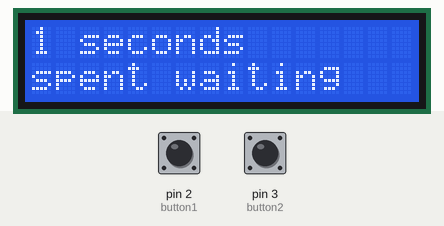
Recording of a sketch running on a simulated Arduino Uno, built with avr-gcc and run on an emulated ATmega328P. On the bench: 16×2 character LCD. The test bench sets the inputs (shaded band); at power-on: pin 2 (button1) LOW, pin 3 (button2) LOW.

Above: at 2.2 s.
2.3 s: pin 2 (button1) pulled HIGH for 0.15 s
At 2.9 s:
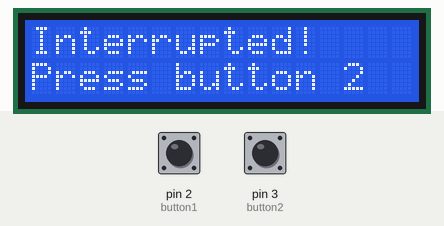
3.9 s: pin 3 (button2) pulled HIGH for 0.15 s
At 4.7 s:
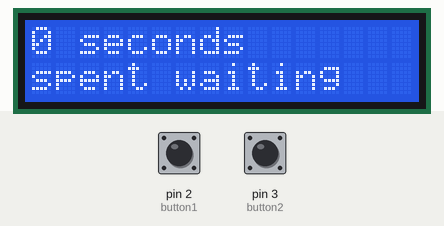
7.0 s: pin 2 (button1) pulled HIGH for 1 s
At 7.6 s:
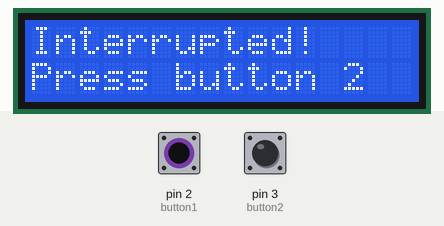
9.5 s: pin 3 (button2) pulled HIGH for 1 s
At 12.3 s:
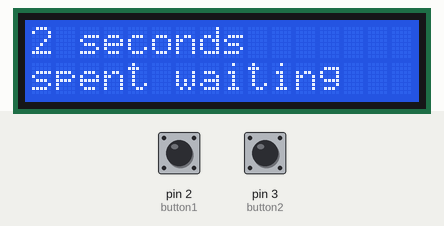
13.5 s: pin 2 (button1) pulled HIGH for 3.2 s
At 14.4 s:
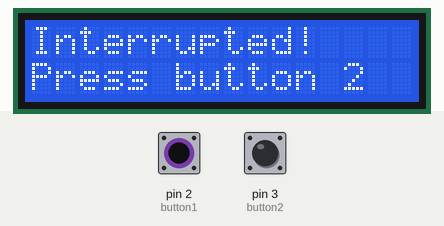
Timing chart, 0 to 16.5 s (numbered marks = the images above; inputs shaded):
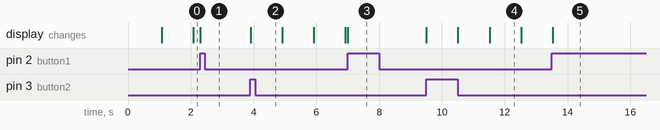

The sketch:

CS362_Lab8.ino
```cpp
//Gina Gerace, 664765515, ggerac3
//Lab 8: Arduino Interrupts
//This code shold use push buttons to start and stop interruptions.
//I assumed that pins 2 and 3 would work correctly for the interrupts.
//I used https://www.arduino.cc/en/Tutorial/HelloWorld, https://www.arduino.cc/en/tutorial/button,
//  and https://www.arduino.cc/reference/en/language/functions/external-interrupts/attachinterrupt/
//  as references.

// include the library code:
#include <LiquidCrystal.h>

// initialize the library with the numbers of the interface pins
LiquidCrystal lcd(12, 11, 5, 4, 6, 7);

int button1 = 2;                //button to pause
int button2 = 3;                //button to restart

unsigned long t = 0;            //will store the time in seconds
bool counting = true;           //false if in interrupt state

void setup() {
  // set up the LCD's number of columns and rows:
  lcd.begin(16, 2);
  // Set the switch pins as input
  pinMode(button1, INPUT);
  pinMode(button2, INPUT);
  //attach interrupts to the button pins
  attachInterrupt(digitalPinToInterrupt(button1), buttonOne, CHANGE);
  attachInterrupt(digitalPinToInterrupt(button2), buttonTwo, CHANGE);
  delay(1000);                           //delay for one second
}

void loop() {
  if(counting == true){
    lcd.clear();
    lcd.setCursor(0,0);           //go to first line of lcd screen
    lcd.print(String(t) + " seconds");
    lcd.setCursor(0,1);           //go to second line of lcd screen
    lcd.print("spent waiting");
    t++;
    delay(1000);                  //delay for one second
  }
  else
    t = 0;
}

//if button 1 is pressed -> interrupt
void buttonOne() {
  counting = false;
  lcd.clear();
  lcd.setCursor(0,0);             //go to first line of lcd screen
  lcd.print("Interrupted!");
  lcd.setCursor(0,1);             //go to second line of lcd screen
  lcd.print("Press button 2");
}

//if button 2 is pressed -> start counting time again
void buttonTwo() {
  counting = true;
}
```

Measured:
- after the input at 2.3 s, the display: changes at once (image 1)
- after the input at 3.9 s, the display: changes at once (image 2)
- after the input at 7.0 s, the display: changes at once (image 3)
- after the input at 9.5 s, the display: first changes at once (image 4 shows a later state)
- after the input at 13.5 s, the display: changes at once (image 5)
- what the display in image 4 shows lasts 1.0 s, from 11.5 s to 12.5 s
